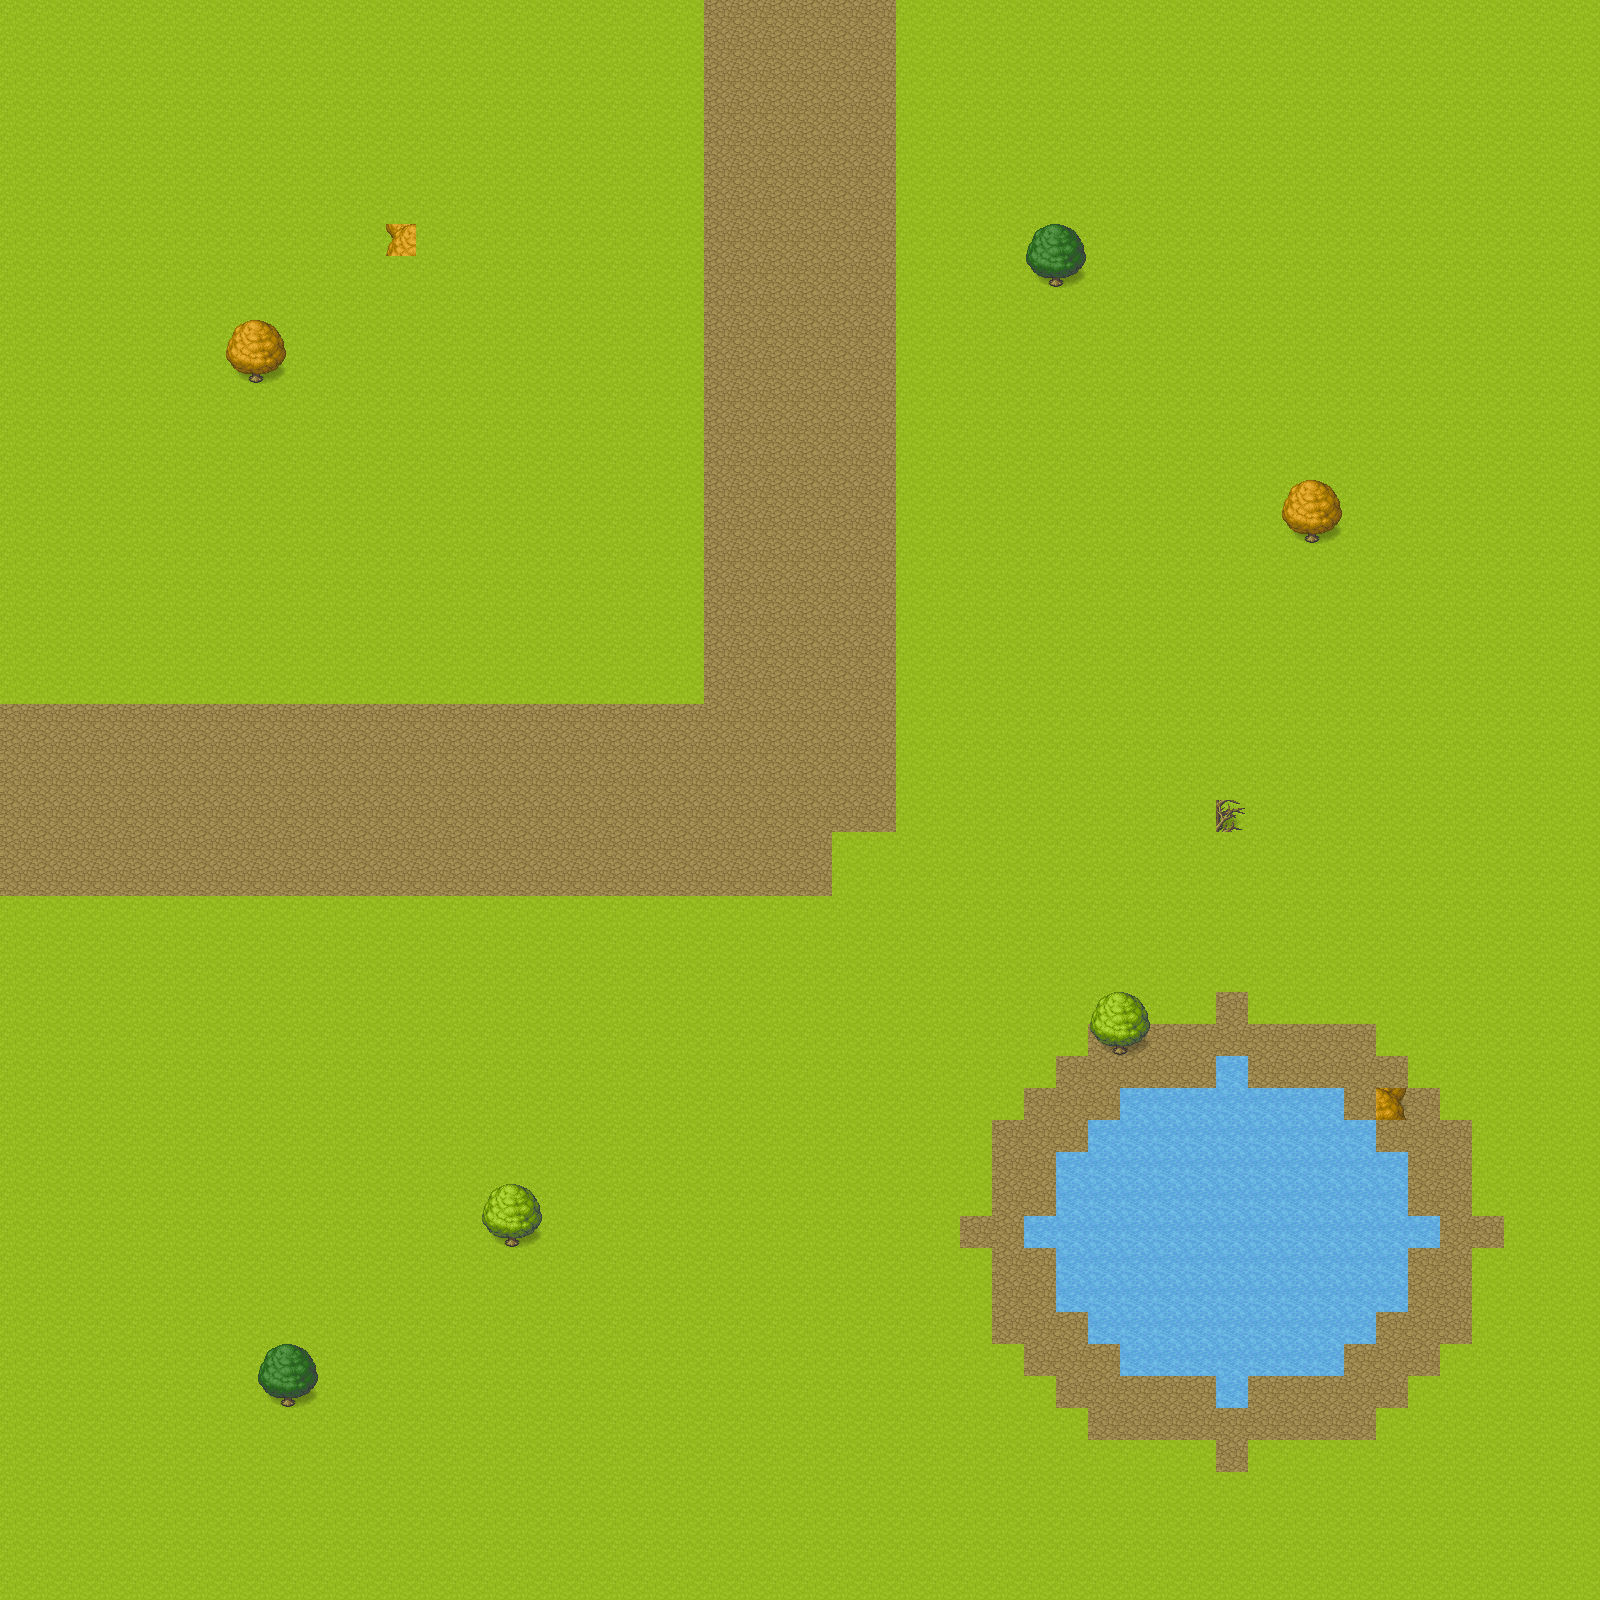

A 2D game scene composited from a Tiled map and its tileset images. What follows is a short description and the map's XML, with each tile layer's data collapsed to a summary:
An orthogonal 50x50 tile map with 32x32 px tiles, 3 tile layers (Ground, Terrain, Objects), 3 tilesets.

<map version="1.9" tiledversion="1.9.2" orientation="orthogonal" renderorder="right-down" width="50" height="50" tilewidth="32" tileheight="32" infinite="0" nextlayerid="5" nextobjectid="2">
 <tileset firstgid="1" source="[Base]BaseChip_pipo.tsx" />
 <tileset firstgid="1001" source="[A]Water_pipo.tsx" />
 <tileset firstgid="4073" source="[A]Dirt_pipo.tsx" />
 <layer id="1" name="Ground" width="50" height="50">
  <data>[2500 cells, 2500 non-empty, 1 distinct tile ids]</data>
 </layer>
 <layer id="2" name="Terrain" width="50" height="50">
  <data>[2500 cells, 471 non-empty, 2 distinct tile ids]</data>
 </layer>
 <layer id="3" name="Objects" width="50" height="50">
  <data>[2500 cells, 27 non-empty, 15 distinct tile ids]</data>
 </layer>
 <objectgroup id="4" name="Positions">
 </objectgroup>
</map>
